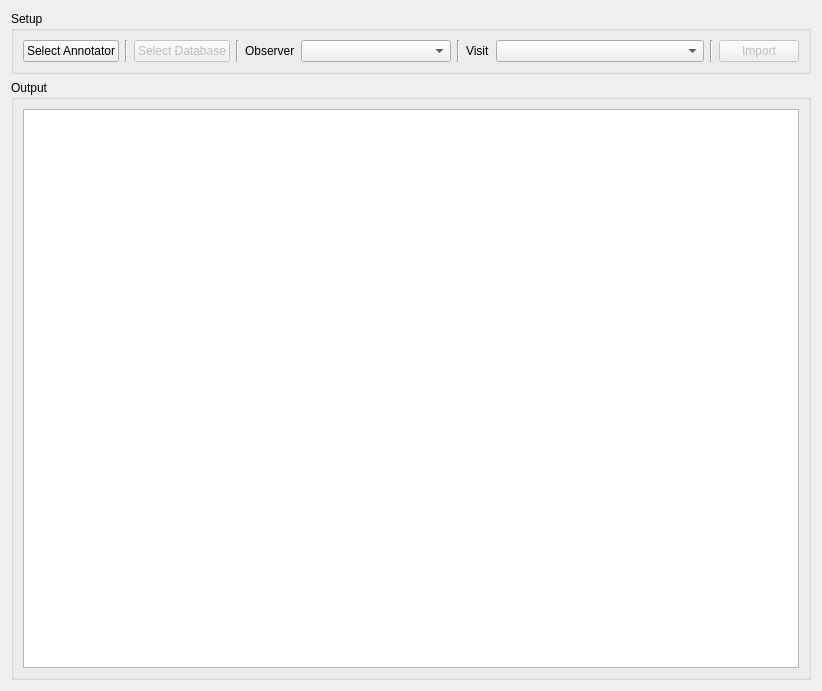
<?xml version="1.0" encoding="UTF-8"?>
<ui version="4.0">
 <class>CentralWidget</class>
 <widget class="QWidget" name="CentralWidget">
  <property name="geometry">
   <rect>
    <x>0</x>
    <y>0</y>
    <width>818</width>
    <height>680</height>
   </rect>
  </property>
  <property name="windowTitle">
   <string>Form</string>
  </property>
  <layout class="QVBoxLayout" name="verticalLayout">
   <item>
    <widget class="QGroupBox" name="groupBox">
     <property name="title">
      <string>Setup</string>
     </property>
     <layout class="QHBoxLayout" name="horizontalLayout">
      <item>
       <widget class="QPushButton" name="pushButtonAnnotator">
        <property name="text">
         <string>Select Annotator</string>
        </property>
       </widget>
      </item>
      <item>
       <widget class="Line" name="line_4">
        <property name="orientation">
         <enum>Qt::Vertical</enum>
        </property>
       </widget>
      </item>
      <item>
       <widget class="QPushButton" name="pushButtonDatabase">
        <property name="enabled">
         <bool>false</bool>
        </property>
        <property name="text">
         <string>Select Database</string>
        </property>
       </widget>
      </item>
      <item>
       <widget class="Line" name="line">
        <property name="orientation">
         <enum>Qt::Vertical</enum>
        </property>
       </widget>
      </item>
      <item>
       <widget class="QLabel" name="label">
        <property name="text">
         <string>Observer</string>
        </property>
       </widget>
      </item>
      <item>
       <widget class="QComboBox" name="comboBoxObservers">
        <property name="minimumSize">
         <size>
          <width>150</width>
          <height>0</height>
         </size>
        </property>
       </widget>
      </item>
      <item>
       <widget class="Line" name="line_2">
        <property name="orientation">
         <enum>Qt::Vertical</enum>
        </property>
       </widget>
      </item>
      <item>
       <widget class="QLabel" name="label_2">
        <property name="text">
         <string>Visit</string>
        </property>
       </widget>
      </item>
      <item>
       <widget class="QComboBox" name="comboBoxVisits">
        <property name="sizePolicy">
         <sizepolicy hsizetype="Expanding" vsizetype="Fixed">
          <horstretch>0</horstretch>
          <verstretch>0</verstretch>
         </sizepolicy>
        </property>
       </widget>
      </item>
      <item>
       <widget class="Line" name="line_3">
        <property name="orientation">
         <enum>Qt::Vertical</enum>
        </property>
       </widget>
      </item>
      <item>
       <widget class="QPushButton" name="pushButtonImport">
        <property name="enabled">
         <bool>false</bool>
        </property>
        <property name="text">
         <string>Import</string>
        </property>
       </widget>
      </item>
     </layout>
    </widget>
   </item>
   <item>
    <widget class="QGroupBox" name="groupBoxDisplay">
     <property name="sizePolicy">
      <sizepolicy hsizetype="Preferred" vsizetype="Expanding">
       <horstretch>0</horstretch>
       <verstretch>0</verstretch>
      </sizepolicy>
     </property>
     <property name="minimumSize">
      <size>
       <width>800</width>
       <height>600</height>
      </size>
     </property>
     <property name="title">
      <string>Output</string>
     </property>
     <layout class="QVBoxLayout" name="verticalLayout_2">
      <item>
       <widget class="QTextBrowser" name="textBrowser"/>
      </item>
     </layout>
    </widget>
   </item>
  </layout>
 </widget>
 <resources/>
 <connections/>
</ui>
